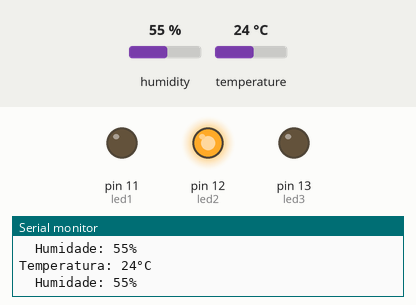
A sketch run on a simulated Arduino Uno, built with avr-gcc and run on an emulated ATmega328P. Parts: output pins drawn as LEDs (lit = HIGH), the last lines printed to the serial monitor. The test bench sets the inputs (shaded band); at power-on: temperature 24 °C, humidity 55 %.

Above: at 1.3 s.
1.4 s: temperature set to 27 °C
At 3.2 s:
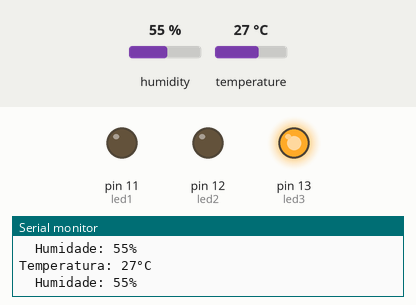
3.5 s: humidity set to 22 %
At 4.8 s:
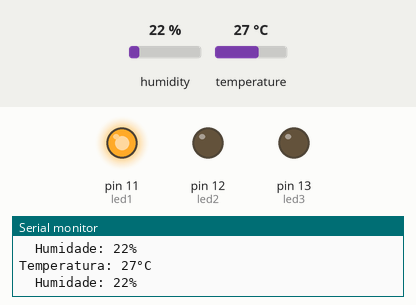
5.6 s: humidity set to 40 %
At 7.4 s:
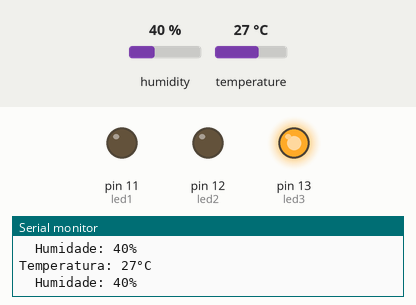
7.7 s: temperature set to 12 °C
At 8.8 s:
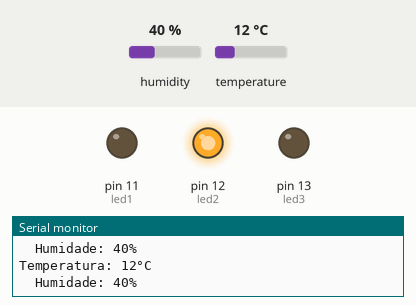
Timing chart, 0 to 10.7 s (numbered marks = the images above; inputs shaded):
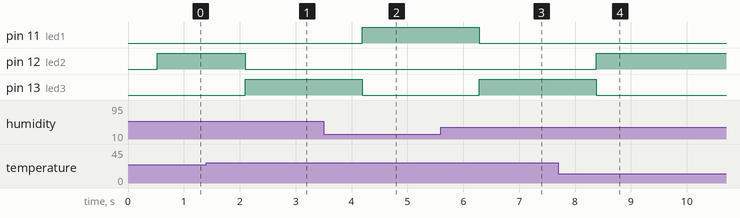

Measured:
- the behaviour switches between 25 and 26 °C on temperature (found by bisection; images 0 and 1)
- after the input at 1.4 s, pin 12 (led2): HIGH → LOW after 0.70 s; pin 13 (led3): LOW → HIGH after 0.70 s
- after the input at 3.5 s, pin 11 (led1): LOW → HIGH after 0.69 s; pin 13 (led3): HIGH → LOW after 0.69 s
- after the input at 5.6 s, pin 11 (led1): HIGH → LOW after 0.68 s; pin 13 (led3): LOW → HIGH after 0.68 s
- after the input at 7.7 s, pin 12 (led2): LOW → HIGH after 0.68 s; pin 13 (led3): HIGH → LOW after 0.68 s

The sketch:

ex016.ino
```cpp
/* 15) Utilizando o sensor DHT11, verifique:
    a) se temperatura > 25°C, acione led 1.
    b) se humidade >= 23%, acione led 2.
    c) se temperatura > 25°C e humidade > 23%, acione led3.
*/

#include "DHT11.h"

int temp = 0;
int humi = 0;
int resu = 0;
int led1 = 11;
int led2 = 12;
int led3 = 13;

// Cria uma instância da classe --> variável = dht11 / classe = DHT11
DHT11 dht11(2);

void setup() {
  Serial.begin(9600);

  pinMode(led1, OUTPUT);
  pinMode(led2, OUTPUT);
  pinMode(led3, OUTPUT);
}

void loop() {
  resu = dht11.readTemperatureHumidity(temp, humi);
  // temp = dht11.readTemperature();
  // humi = dht11.readHumidity();

  if (resu == 0) {
      Serial.print("Temperatura: ");
      Serial.print(temp);
      Serial.println("°C");
      Serial.print("\tHumidade: ");
      Serial.print(humi);
      Serial.println("%");

    if (temp > 25) {
      digitalWrite(led1, HIGH);
      digitalWrite(led2, LOW);
      digitalWrite(led3, LOW);
    }

    if (humi >= 23) {
      digitalWrite(led1, LOW);
      digitalWrite(led2, HIGH);
      digitalWrite(led3, LOW);
    }

    if (temp > 25 && humi > 23) {
      digitalWrite(led1, LOW);
      digitalWrite(led2, LOW);
      digitalWrite(led3, HIGH);
    }
  }
}
```
